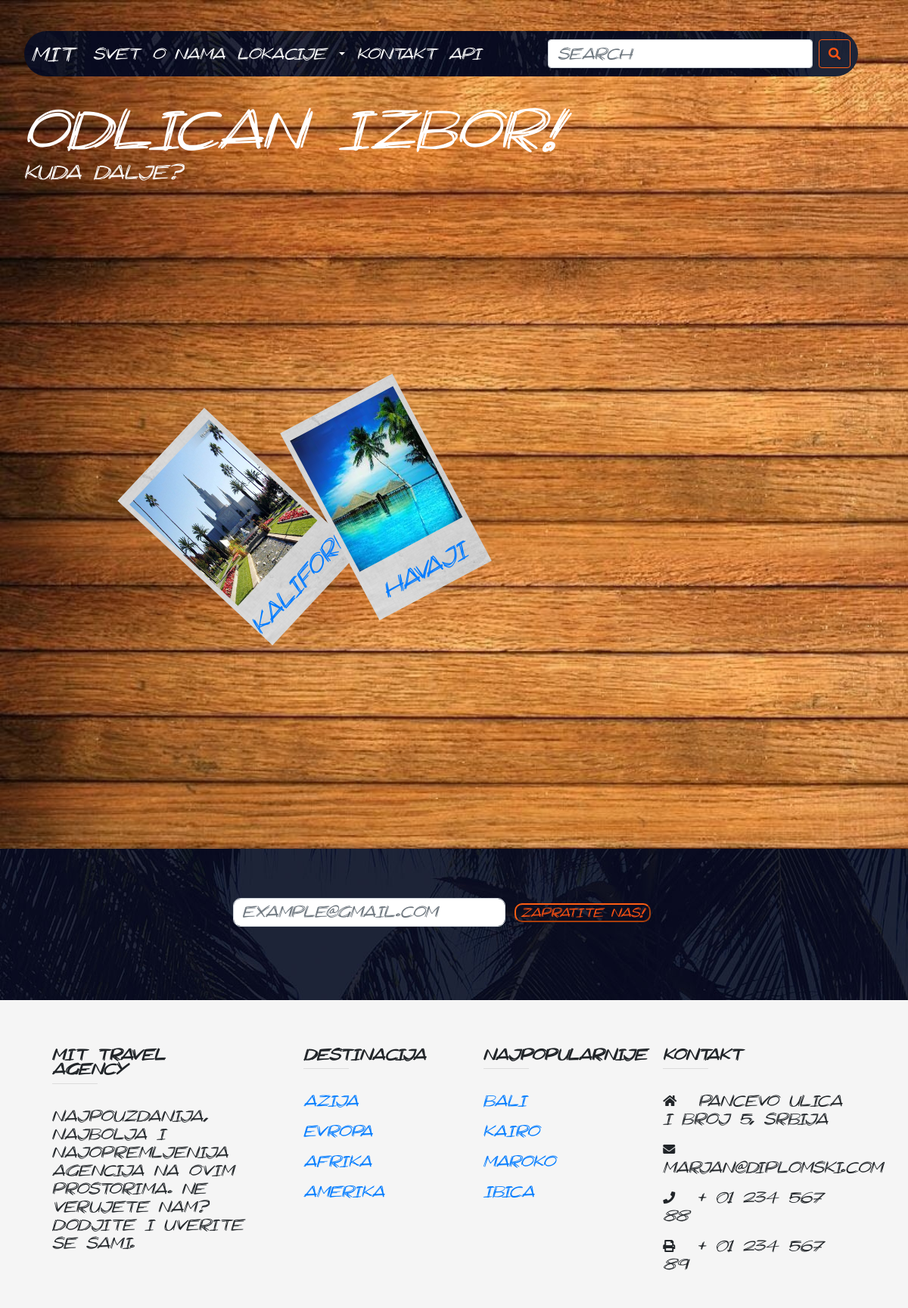
Page /kontinent/samerika/drzave on the committed database.
### models.py (models this page shows)
class Drzava(db.Model):
    __table_args__  = {'extend_existing': True}
    id              = db.Column(db.Integer, primary_key=True)
    naziv           = db.Column(db.String(64), index=True, unique=True)
    slika_URL       = db.Column(db.String(250), index=True)
    opis            = db.Column(db.String(250), index=True)
    id_kontinent    = db.Column(db.Integer, db.ForeignKey('kontinent.id'), primary_key=True)
    kontinent       = db.relationship('Kontinent', backref='drzava', lazy=True)

### routes.py (the view)
@app.route('/kontinent/<string:kont>/drzave', methods=['GET'])
def kontinent(kont):
	print(kont)
	kontinent = Kontinent.query.filter(Kontinent.naziv == kont).first()
	if kontinent:
		drzave = Drzava.query.filter(Drzava.id_kontinent == kontinent.id).all()
		return render_template('kontinent.html', knt = kontinent, drzave = drzave)

### templates/kontinent.html (shortened to what this page needs)
<!doctype html>
<html lang="en" style="height:100%">
  <head>
    <link rel="stylesheet" href="https://use.fontawesome.com/releases/v5.2.0/css/all.css">
    <link rel="stylesheet" href="https://stackpath.bootstrapcdn.com/bootstrap/4.1.3/css/bootstrap.min.css">
    <link rel="stylesheet" href={{ url_for('static', filename='css/style.css') }} type="text/css"/>
    <link rel="stylesheet" href={{ url_for('static', filename='css/kontinent.css') }} type="text/css"/>
  </head>
<body onload="kontinent()">
      <div class="jumbotron">
          {% include 'navbar.html' %}
          <h1 class="display-4">Odlican izbor!</h1>
          <p class="lead">Kuda dalje?</p>
    </div>
    <div class="sto" id="sto">
    {% for drzava in drzave %}
    <a href="#"  onclick="poseti(this)">
      <div class="polaroid" id="a1">
         <img src={{url_for('static', filename=drzava.slika_URL)}} class="slika_u_pol" alt=""/>
         <h4>{{drzava.naziv}}</h4>
      </div>
    </a>
    {% endfor %}
    </div>
{% include 'subscribe_futer.html' %}
  </body>
</html>

### static/css/style.css (style rules this page uses)
* { font-family: Scratchy; }
html,body { overflow-x:hidden; }
body { height: 100%; width: auto; background-size: cover; background-repeat: no-repeat; background-position: center bottom; }
h2,h4 { margin: 2vw auto; text-align: center; }
.jumbotron { background-color: transparent; height: auto; color:white; margin: 0px; padding-top:5px; width: auto; height: 100vh; }

### static/css/kontinent.css (style rules this page uses)
body { background-image: url('../imgs/sto.jpg'); background-repeat: repeat-y; background-position: top left; background-size: cover; }
.jumbotron { height: auto; width: auto; }
h2,h4 { margin: 2vw auto; text-align: center; }
.polaroid { position: absolute; width: 14vw; height: 35vh; background-image: url('../imgs/papir.jpg'); background-size: cover; transition: width 0.5s, height 0.5s, box-shadow 0.4s; display: none; }
.sto { position: relative; height: 100vh; width: auto; }
.slika_u_pol { display: block; position: relative; margin: auto; margin-top: 15px; width: 92%; height: 70%; }

### rows in the picture
Drzava: slika_URL (picture), naziv "kalifornija"
Drzava: slika_URL (picture), naziv "havaji"
